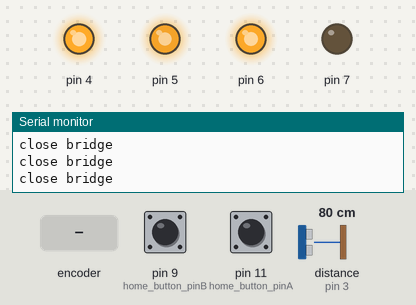
The program below on a simulated Arduino Nano, built with avr-gcc and run on an emulated ATmega328P. Shown: output pins drawn as LEDs (lit = HIGH), the last lines printed to the serial monitor. The test bench sets the inputs (shaded band); at power-on: distance to the obstacle (sensor on pin 3) 80 cm, pin 9 (home_button_pinB) HIGH, pin 11 (home_button_pinA) HIGH. The echo pulse lasts 58.3 µs per cm; the audio player accepts every command and is not drawn; pins used as bus, display or sensor lines are not drawn.

Above: at 1.7 s.
1.8 s: rotary encoder on pin 11 (home_button_pinA) / pin 9 (home_button_pinB) turned 1 step (first pin leading)
At 2.7 s:
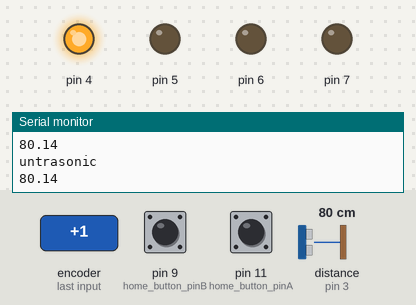
3.5 s: distance to the obstacle (sensor on pin 3) set to 9 cm
6.5 s: distance to the obstacle (sensor on pin 3) set to 6 cm
At 7.3 s:
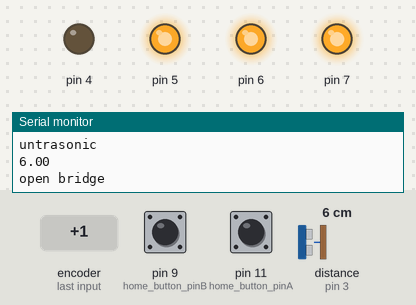
Timing chart, 0 to 48.0 s (numbered marks = the images above; inputs shaded):
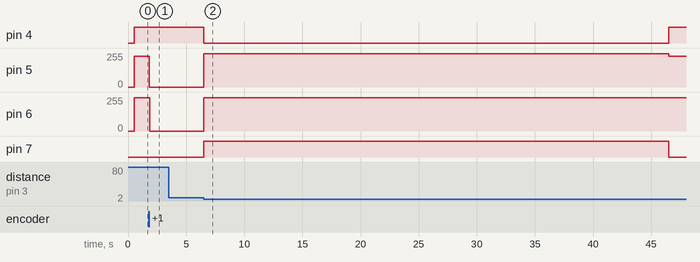

Measured:
- the behaviour switches between 8 and 7 cm on distance to the obstacle (sensor on pin 3) (found by bisection; images 1 and 2)
- after the input at 1.8 s, pin 5: 230/255 → 0/255 at once; pin 6: 250/255 → 0/255 after 0.07 s
- after the input at 6.5 s, pin 4: HIGH → LOW at once, → HIGH 40.0 s later; pin 5: 0/255 → 250/255 at once, → 230/255 40.0 s later; pin 6: 0/255 → 250/255 at once; pin 7: LOW → HIGH at once, → LOW 40.0 s later

The program:

main.cpp
```cpp
#include <Arduino.h>
#include "SoftwareSerial.h"
#include "DFRobotDFPlayerMini.h"

SoftwareSerial mySoftwareSerial(A1, A2); // RX, TX
DFRobotDFPlayerMini myDFPlayer;

#define home_button_pinA 11
#define home_button_pinB 9
#define start_button 12
#define bridge_close false
#define bridge_open true
#define ultrasonic_trig_pin 10
#define ultrasonic_echo_pin 3

bool bridge_state = bridge_close;
bool flag = true;

bool readingA;
bool readingB;

bool buttonState;
bool lastButtonState = HIGH;

bool play_muisc_flag = false;

bool ultrasonic_switch = false;

unsigned long lastDebounceTime = 0;
unsigned long debounceDelay = 50;

float ultrasonic_num = 0.00;

void forward(int num);
void stop2(int num);
void back(int num);
bool init_state();
float ultrasonic_distance();

void setup() {
  Serial.begin(9600);
  mySoftwareSerial.begin(9600);
  if (!myDFPlayer.begin(mySoftwareSerial)) {  //Use softwareSerial to communicate with mp3.
    while(true);
  }
  myDFPlayer.volume(30);  //Set volume value. From 0 to 30
  myDFPlayer.loop(1);  //Play the first mp3
  pinMode(ultrasonic_trig_pin, OUTPUT);
  pinMode(ultrasonic_echo_pin, INPUT);
  pinMode(7, OUTPUT);
  pinMode(5, OUTPUT);
  pinMode(4, OUTPUT);
  pinMode(6, OUTPUT);
  pinMode(home_button_pinA, INPUT_PULLUP);
  pinMode(home_button_pinB, INPUT_PULLUP);
  pinMode(start_button, INPUT);
  Serial.println("init");
}

void loop() {
  readingA = digitalRead(home_button_pinA);
  readingB = digitalRead(home_button_pinB);
  if (ultrasonic_switch) {
    Serial.println("untrasonic");
    ultrasonic_num = ultrasonic_distance();
    Serial.println(ultrasonic_num);
  }
  if (ultrasonic_num <= 8.0 && ultrasonic_num > 0.0) {
    flag = true;
  }


  if (flag) {
    if (bridge_state == bridge_close) {
      if(play_muisc_flag){
        myDFPlayer.start();
        play_muisc_flag = 0;
      }
      Serial.println("close bridge");
      ultrasonic_switch = false;
      if (init_state()) {
        flag = false;
        bridge_state = bridge_open;
        ultrasonic_switch = true;
        myDFPlayer.stop();
        play_muisc_flag = 1;
      }
    }
    else if (bridge_state == bridge_open) {
      Serial.println("open bridge");
      ultrasonic_switch = false;
      ultrasonic_num = 0.00;
      forward(1);
      forward(2);
      myDFPlayer.start();
      for (int i = 0;i < 40;i++) {
        delay(1000);
      }
      stop2(1);
      stop2(2);
      flag = false;
      bridge_state = bridge_close;
      ultrasonic_switch = true;
      myDFPlayer.stop();
    }
  }
}

bool init_state() {
  static bool state_a = false;
  static bool state_b = false;
  if (readingA == HIGH) {
    back(1);
    state_a = false;
  }
  else if (readingA == LOW) {
    stop2(1);
    Serial.println("button a close");
    state_a = true;
  }
  if (readingB == HIGH)
  {
    back(2);
    state_b = false;
  }
  else if (readingB == LOW)
  {
    stop2(2);
    Serial.println("button b close");
    state_b = true;
  }
  if (state_a == true && state_b == true)
  {
    state_a = state_b = false;
    return true;
  }
  return false;
}


void forward(int num) {
  if (num == 1) {
    digitalWrite(7, HIGH);
    analogWrite(5, 250);
  }
  else if (num == 2)
  {
    digitalWrite(4, LOW);
    analogWrite(6, 250);
  }
}

void back(int num) {
  if (num == 1) {
    digitalWrite(7, LOW);
    analogWrite(5, 230);
  }
  else if (num == 2)
  {
    digitalWrite(4, HIGH);
    analogWrite(6, 250);
  }
}

void stop2(int num) {
  if (num == 1) {
    analogWrite(5, 0);
  }
  else if (num == 2)
  {
    analogWrite(6, 0);
  }
}

float ultrasonic_distance() {
  digitalWrite(ultrasonic_trig_pin, LOW);
  digitalWrite(ultrasonic_echo_pin, LOW);
  delayMicroseconds(5);
  digitalWrite(ultrasonic_trig_pin, HIGH);
  delayMicroseconds(10);
  digitalWrite(ultrasonic_trig_pin, LOW);
  unsigned long sonic_duration = pulseIn(ultrasonic_echo_pin, HIGH);
  float distance_cm = (sonic_duration / 2.0) / 29.1;
  return distance_cm;
}
```
